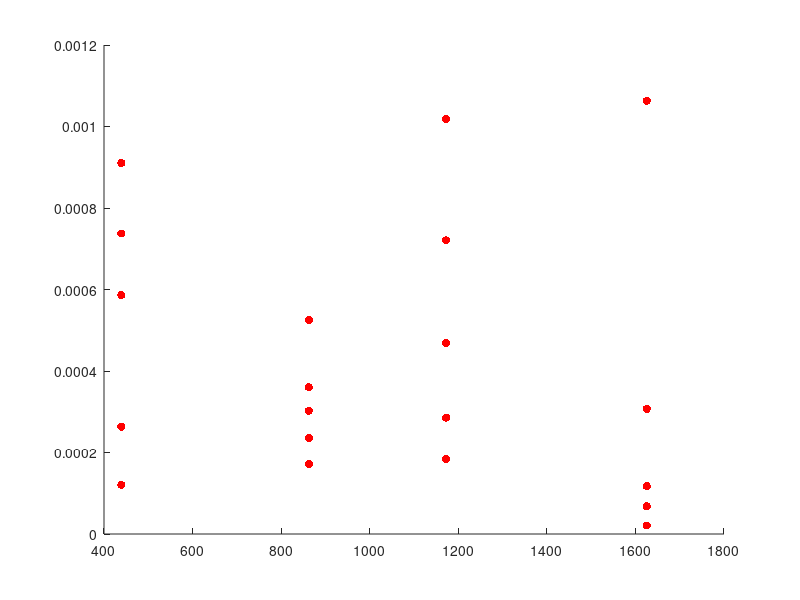

Write MATLAB code to recreate this figure. (Note: this script raises an error after producing the figure.)
hold on

xMin = 300;
xMax = 2250;
yMin = 0;
yMax = 0.002;
trueAns = 0.0010383500000000001669414606553232;%0.0010439599999999998099914355620399;%0.0011014782261286456752080731291699;
X = 1:xMax;


% TwoLvlMCX = [9.7656,9.7656,9.7656,9.7656,9.7656,...
%             19.3906,19.3906,19.3906,19.3906,19.3906,...
%             28.9531,28.9531,28.9531,28.9531,28.9531,...
%             54.1875,54.1875,54.1875,54.1875,54.1875,...
%             78.0156,78.0156,78.0156,78.0156,78.0156,...
%             99.5,99.5,99.5,99.5,99.5,...
%             152.1719,152.1719,152.1719,152.1719,152.1719,...,
%             220.5781,220.5781,220.5781,220.5781,220.5781];
%         
% TwoLvlMCY = abs(trueAns - ...
%     [0.0004, 0.0007, 0.0006, 0.0007, 0.0014,...
%     0.0008, 0.00115, 0.0011, 0.0014, 0.001,...
%     0.0011, 0.00096666666666666666666666666666667, 0.0008, 0.00096666666666666666666666666666667, 0.00093333333333333333333333333333333,...
%     0.00116, 0.00088, 0.00102, 0.00138, 0.00106,...
%     0.0010714285714285714285714285714286, 0.0011142857142857142857142857142857, 0.0010714285714285714285714285714286, 0.0011142857142857142857142857142857, 0.00094285714285714285714285714285714,...
%     0.0012222222222222222222222222222222, 0.0011111111111111111111111111111111, 0.0010111111111111111111111111111111, 0.001, 0.0010111111111111111111111111111111,...
%     0.001081818181818181836759129588188, 0.00099090909090909090606302811465866, 0.0012, 0.0010636363636363636072518223940619, 0.0011,...
%     0.0012016129032258065535698765557981, 0.0011048387096774193918274908909893, 0.0010645161290322580645161290322581, 0.0008790322580645161228488082549859, 0.0011048387096774193918274908909893,...
%     ]...
% );

TwoLvlMCX = [438.9844,438.9844,438.9844,438.9844,438.9844,...
             862.7344,862.7344,862.7344,862.7344,862.7344,...
             1172.2813,1172.2813,1172.2813,1172.2813,1172.2813,...
             1625.7344,1625.7344,1625.7344,1625.7344,1625.7344,...
             ];
        
TwoLvlMCY = abs(trueAns - ...
    [0.0011589999999999998740729534318916, 0.00045200000000000003629735401133871, 0.000128, 0.00030100000000000005223599330861362, 0.001301999999999999772098968620071,...
    0.0006784999999999996329186346954998, 0.0015639999999999996353056141984439, 0.0013409999999999995274474473561099, 0.00086699999999999949849838198900898, 0.00080300000000000000283800760669806,...
    0.0005693333333333333665798869915875, 0.00031766666666666672647761915371234, 0.00075266666666666667481755403912302, 0.00085499999999999996575655858421783, 0.0020566666666666662786899788528672,...
    0.0011557499999999996595501094986957, 0.000731250000000000020643209364124, 0.0011060000000000002121081088546362, 0.0010174999999999997414568131404167, 0.0021014999999999996356525588936393,...
    ]...
);

TwoLvlMCYMean = arrayfun(@(i) mean(TwoLvlMCY((5*i-4):(5*i))), 1:(length(TwoLvlMCY)/5));

% TwoLvlISX = [63.8594,63.8594,63.8594,63.8594,63.8594,...
%             72.4063,72.4063,72.4063,72.4063,72.4063,...
%             90.7344,90.7344,90.7344,90.7344,90.7344,...
%             136.5469,136.5469,136.5469,136.5469,136.5469,...
%             179.9688,179.9688,179.9688,179.9688,179.9688,...
%             222.2656,222.2656,222.2656,222.2656,222.2656];
%         
% TwoLvlISY = abs(trueAns - ...
%         [0.001470272440067022000700913686444, 0.0010260527766219550670212523613145, 0.0012781199560814586642376600167381, 0.0010095855201699330781772712128941, 0.00095292951929487937877405467901326,...
%         0.0011366971418650918205367483793111, 0.0010610756065672921361758840319567, 0.0010775136416454856539554052474728, 0.0010254894842588555426560192884722, 0.00095437348350776833334069282344103,...
%         0.0010432203826139583961729595529278, 0.0011116737755819316654792849874411, 0.001109021065905536852433388439465, 0.001112357445527452620009922767963, 0.0010693037935471554674554672814679,...
%         0.0011305648713935440453220993006767, 0.0010920097034079199235095947173591, 0.0010654579655142652327287633440278, 0.0010645158952819679543805309052118, 0.0010812058448802608183469953218037,...
%         0.0010790421029769751461169224882042, 0.0010630126334428490701006220220393, 0.0010868039247221980211910441482814, 0.0010731180367896603691790780032989, 0.0010332110379226370610455942866679,...
%         0.0010952445963964053433914447310826, 0.0011169938667698953767976055573286, 0.0010646271194263653460387875071547, 0.0010627192316206653024263095730362, 0.0010410656070871330408644794829343]...
%     );
% 
% TwoLvlISYMean = arrayfun(@(i) mean(TwoLvlISY((5*i-4):(5*i))), 1:(length(TwoLvlISY)/5));
% 
% OneLvlISX = [25.6094,25.6094,25.6094,25.6094,25.6094,...
%             32.5469,32.5469,32.5469,32.5469,32.5469,...
%             42.8438,42.8438,42.8438,42.8438,42.8438,...
%             53.0469,53.0469,53.0469,53.0469,53.0469,...
%             63.1406,63.1406,63.1406,63.1406,63.1406,...
%             73.9375,73.9375,73.9375,73.9375,73.9375,...
%             86.6563,86.6563,86.6563,86.6563,86.6563,...
%             99.7656,99.7656,99.7656,99.7656,99.7656,...
%             111.2188,111.2188,111.2188,111.2188,111.2188,...
%             123.1563,123.1563,123.1563,123.1563,123.1563,...
%             147.8281,147.8281,147.8281,147.8281,147.8281,...
%             183.4531,183.4531,183.4531,183.4531,183.4531,...
%             205.5469,205.5469,205.5469,205.5469,205.5469,...
%             237.6875,237.6875,237.6875,237.6875,237.6875];
%         
% OneLvlISY = abs(trueAns - ...
%         [0.0012477663442074175392110246818334, 0.0011749467943226068848694421120626, 0.0009451158602211696393644024816183, 0.0011424937065981663301961201995027, 0.0010444655419514427708432835473218,...
%         0.0011125459911494914137797263009588, 0.001004152854428638861478129129523, 0.0010469720717854727118356628068341, 0.0011953843498499015091107722241759, 0.0010782748585423513037334641850862,...
%         0.0011420826210345388918021569679695, 0.0010129937833026447617512655341443, 0.0011159023494472369852914539478661, 0.0010971033703625751240529062613405, 0.0010613374010132107898296549564066,...
%         0.0010900070343455275489324973747784, 0.0010279813608599173285762518048614, 0.0011213190317884112745527858123751, 0.00096856458394460913027823600884858, 0.0010854625824076179381461049189284,...
%         0.0010792667358117680187490350363078, 0.0010514465748505089255637745537797, 0.0010934976080243519191981249605305, 0.0011029017948068343783762923493441, 0.0010683019819579988706620410354731,...
%         0.0011367813110562834978678470321256, 0.0010752840709379722118621547366502, 0.0010822430910821551498096626531265, 0.0011035347264133430877225405808417, 0.0010695222050130402322021261340979,...
%         0.0010642372900880074301777078460418, 0.0011141459849315054741331065812915, 0.0010648155696256881869860011491369, 0.0010289236884154684577297178549316, 0.0010335023048117404631529581138238,...
%         0.0010314933976835946854294645547157, 0.0010588817336880083658928741741079, 0.0011649690176896354207314310258425, 0.0011354489280449822814766935863418, 0.0010437442064638790747976848649614,...
%         0.0010786077169584800880541841650029, 0.0010882097278240301322510541481847, 0.0011080863600766604256525615923579, 0.0011065643725524467767817871077796, 0.0010588056225570121379048194043548,...
%         0.0011100864256592265447848300041755, 0.0010772024051673495179115569442274, 0.0010938913862911341101646911511125, 0.0010824991552850502310456626275936, 0.0010949343629323682845766452231828,...
%         0.0010557044096250053303448490638061, 0.0010926268755541337224235221015078, 0.0010710007048065387728202901840291, 0.0011277902738684108478045553525249, 0.001112582896755699626151203673885,...
%         0.0010887565074221932075876351220245, 0.0010821327228517868632856613331228, 0.0011431721677639637702039721034453, 0.001126730842669509307166220146712, 0.0010808504884526855868015493555845,...
%         0.0010871961600396966816928223664718, 0.0010695393235055832090868443984277, 0.0010732998369246042700414500714601, 0.0010956922005260257956676950286123, 0.0010800002044399187837997455829964,...
%         0.0011151352253279374696082193452185, 0.0010945871688819246679569285873868, 0.0010725205884830992571904451082787, 0.0011225387855540959122779831602656, 0.0011006742228826945587810692828157]...
%     );
% 
% OneLvlISYMean = arrayfun(@(i) mean(OneLvlISY((5*i-4):(5*i))), 1:(length(OneLvlISY)/5));

s1 = scatter(TwoLvlMCX,TwoLvlMCY,'r', 'filled');
% s2 = scatter(TwoLvlISX,TwoLvlISY,'b', 'filled');
% s3 = scatter(OneLvlISX,OneLvlISY,'g', 'filled');
alpha(s1,0.4);
% alpha(s2,0.4);
% alpha(s3,0.4);

plot(unique(TwoLvlMCX),TwoLvlMCYMean,'r','LineWidth',3)
% plot(unique(TwoLvlISX),TwoLvlISYMean,'b','LineWidth',3)
% plot(unique(OneLvlISX),OneLvlISYMean,'g','LineWidth',3)

% legend('TwoLvlMC','TwoLvlIS','OneLvlIS','E[TwoLvlMC]','E[TwoLvlIS]','E[OneLvlIS]')
title('S:10, l:0.20')
xlabel('Runtime (Seconds)')
ylabel('Absolute Error')
axis([xMin,xMax,yMin,yMax])

hold off
